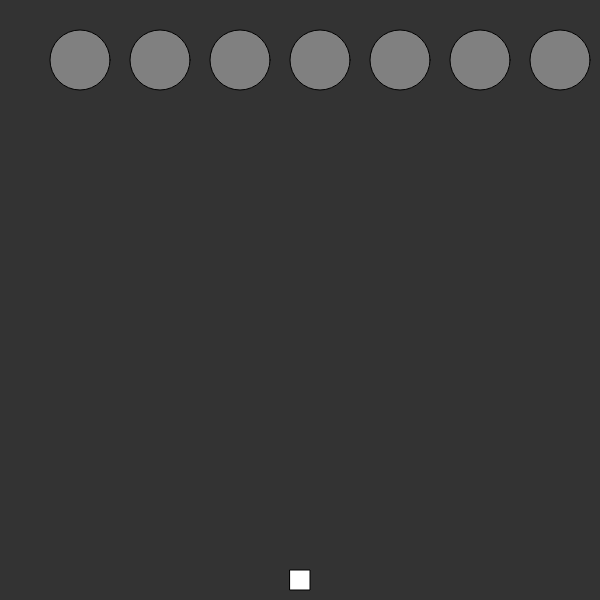
Frame 1 (no input)
Frame 60 (no input): identical to frame 1, image omitted
Frame 120 (the mouse pressed at the canvas centre since frame 60): identical to frame 1, image omitted

The p5.js sketch that drew this single still picture (run headless with seeded random() and noise() and a simulated clock; from frame 60 on, the mouse is pressed at the canvas centre):

// p5.js sketch
// ── sketch.js
// globals
var ship;
var rocks = [];
var blasts = [];

// Constants
const SCREEN_SIZE = 600;


// Setup 
function setup() {
  createCanvas(SCREEN_SIZE, SCREEN_SIZE);
  ship = new Ship();
  for(let i = 0; i < 10; i++){
    rocks[i] = new Rock(i * 80 + 80, 60);
  }
  
}

// Control
function keyPressed(){
  if(keyCode === RIGHT_ARROW){
    ship.move(1);
  } else if (keyCode === LEFT_ARROW) {
    ship.move(-1)
  } 
  
  if(key === ' '){
    let blast = new Blast(ship.x, height - 30);
    blasts.push(blast)
  }
}


// Draw
function draw() {
  background(51);
  ship.show();
  
  for(let i = 0; i < rocks.length; i++){
    rocks[i].show();
  }
  
  for(let i = 0; i < blasts.length; i++){
    blasts[i].show();
    blasts[i].move();
    if(blasts[i].y < 0) { blasts[i].out(); }
    for(let j = 0; j < rocks.length; j++){
      if(blasts[i].hits(rocks[j])) {
        blasts[i].out();
        rocks[j].out();
      }
    }
  }
  
  for(let i = rocks.length -1; i >= 0; i--){
    if(rocks[i].gone) {rocks.splice(i, 1);}
  }
  for(let i = blasts.length -1; i >= 0; i--){
    if(blasts[i].gone) {blasts.splice(i, 1);}
  }
  
}

// ── Blast.js
function Blast(x, y) {
  this.x = x;
  this.y = y;
  this.r = 10;
  this.gone = false;
  
  this.show = () => {
    noStroke();
    fill(0, 191, 255);
    ellipse(this.x, this.y, this.r*2, this.r*2);
  }
  
  this.move = () => {
    this.y = this.y - 5;
  }
  
  this.hits = (rock) => {
    let d = dist(this.x, this.y, rock.x, rock.y);
    return d < this.r + rock.r ? true : false;
  }
  
  this.out = () => this.gone = true;
}
// ── Rock.js
function Rock(x, y) {
  this.x = x;
  this.y = y;
  this.r = 30;
  this.gone = false;
  
  this.show = () => {
    fill(128);
    ellipse(this.x, this.y, this.r*2, this.r*2);
  }
  
  this.out = () => this.gone = true;
  
}
// ── Ship.js
function Ship() {
  this.x = width / 2;
  
  this.show = () => {
    fill(255);
    rectMode(CENTER);
    rect(this.x, height-20, 20, 20);
  }
  
  this.move = (dir) => this.x += dir * 5;
  

}
